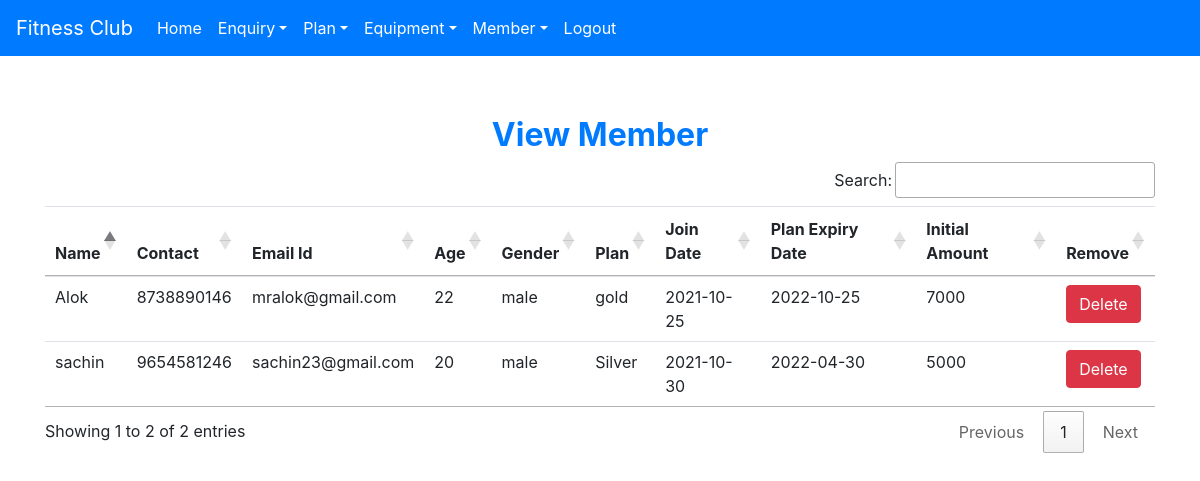
Page /view_member (signed in) on the committed database.
### gym/models.py (models this page shows, shortened)
class Member(models.Model):
    name = models.CharField(max_length=50)
    contact = models.CharField(max_length=10)
    emailid = models.CharField(max_length=50)
    age = models.CharField(max_length=10)
    gender = models.CharField(max_length=10)
    plan = models.CharField(max_length=40)
    joindate = models.CharField(max_length=40)
    expiredate = models.CharField(max_length=40)
    initialamount = models.CharField(max_length=10)

### gym/views.py (the view)
# urls.py: path('view_member', View_Member, name='view_member'),
def View_Member(request):
    if not request.user.is_staff:
        return redirect('login')
    member = Member.objects.all()
    d = {'member': member}
    return render(request, 'view_member.html', d)

### gym/templates/view_member.html
{% extends 'navigationbar.html' %}
{% block body %}
<div class="container" style="margin-top:60px">
    <h2 class="text-center text-primary font-weight-bold">View Member</h2>
    <table id="example" class="table table-hover">
        <thead>
        <tr>
            <th>Name</th>
            <th>Contact</th>
            <th>Email Id</th>
            <th>Age</th>
            <th>Gender</th>
            <th>Plan</th>
            <th>Join Date</th>
            <th>Plan Expiry Date</th>
            <th>Initial Amount</th>
            <th>Remove</th>
        </tr>
        </thead>
        <tbody>
        {% for i in member %}
        <tr>
            <td>{{i.name}}</td>
            <td>{{i.contact}}</td>
            <td>{{i.emailid}}</td>
            <td>{{i.age}}</td>
            <td>{{i.gender}}</td>
            <td>{{i.plan}}</td>
            <td>{{i.joindate}}</td>
            <td>{{i.expiredate}}</td>
            <td>{{i.initialamount}}</td>
            <td><a class="btn btn-danger" href="{% url 'delete_member' i.id %}" onclick="return confirm('Are you sure')">Delete</a></td>
        </tr>
        {% endfor %}
        </tbody>
    </table>
</div>
{% endblock %}

### rows in the picture
Member: name "Alok", contact "8738890146", emailid "mralok@gmail.com", age "22", gender "male", plan "gold", joindate "2021-10-25", expiredate "2022-10-25", initialamount "7000"
Member: name "sachin", contact "9654581246", emailid "sachin23@gmail.com", age "20", gender "male", plan "Silver", joindate "2021-10-30", expiredate "2022-04-30", initialamount "5000"
